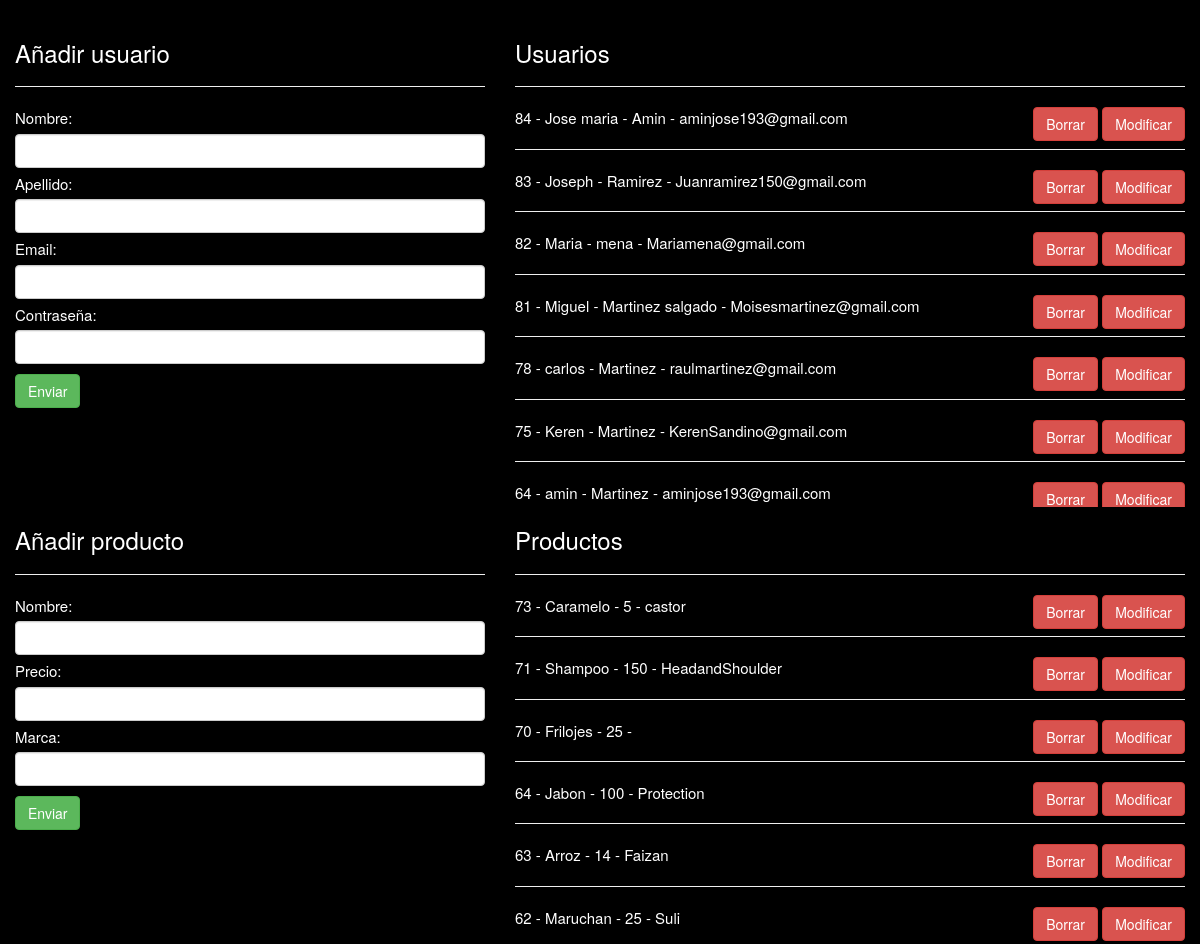
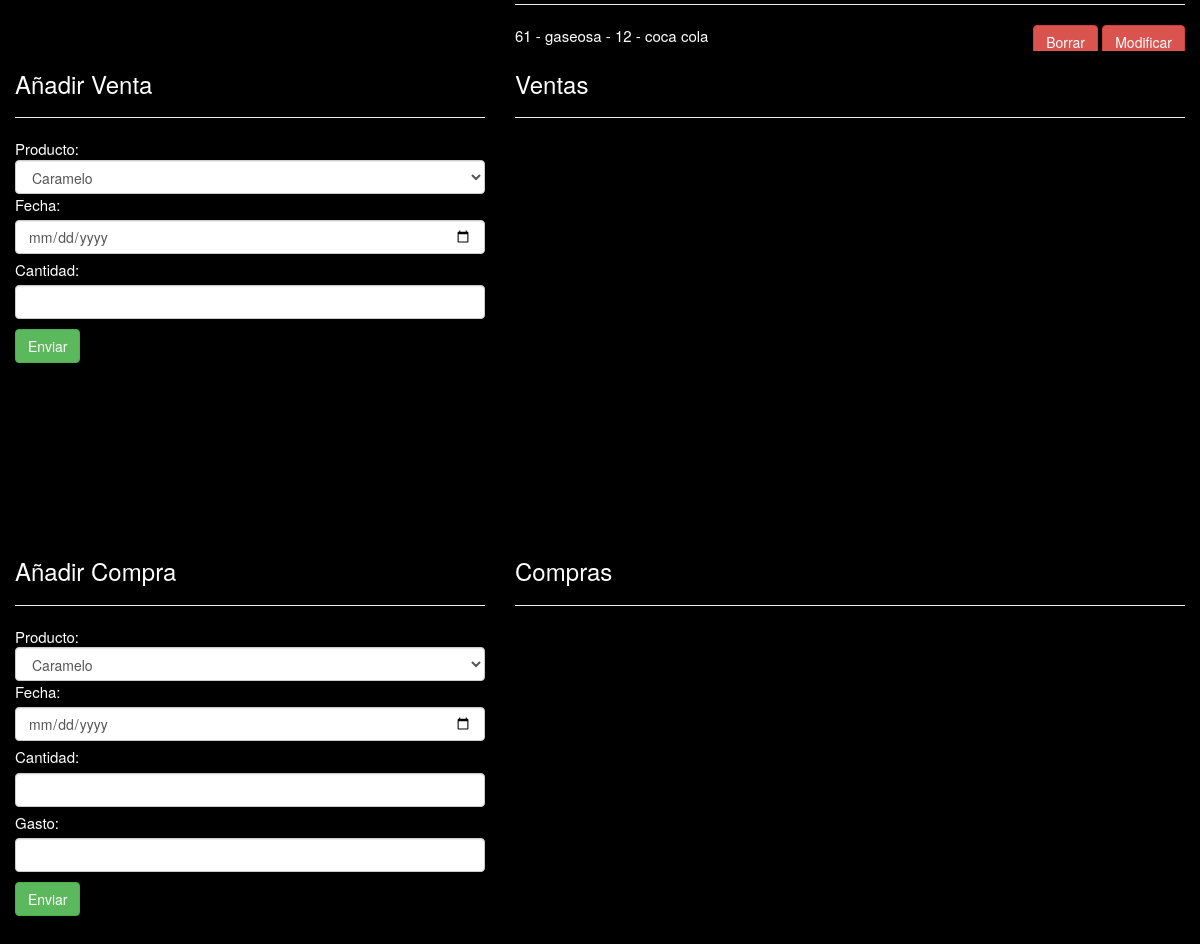
The page / on the database its author committed (2 pictures, top to bottom).
### tables this page shows
CREATE TABLE `usuarios` (
  `id` int(11) NOT NULL,
  `email` varchar(255) NOT NULL,
  `password` varchar(255) NOT NULL,
  `nombre` varchar(255) NOT NULL,
  `apellido` varchar(255) NOT NULL
);

CREATE TABLE `productos` (
  `id` int(11) NOT NULL,
  `nombre` varchar(255) NOT NULL,
  `precio` varchar(255) NOT NULL,
  `marca` varchar(255) NOT NULL
);

### core/ControladorBase.php (called while the page is built, shortened)
<?php
class ControladorBase {
    public function __construct() {
        require_once 'Conectar.php';
        require_once 'EntidadBase.php';
    }
    public function view($vista, $datos) {
        require_once 'core/AyudaVistas.php';
        $helper = new AyudaVistas();
        require_once 'view/' . $vista . 'View.php';
    }
}
?>

### controller/Usuarioscontroller.php (called while the page is built, shortened)
<?php
class UsuariosController extends ControladorBase {
    public $adapter;
    public function __construct() {
        $this->conectar = new Conectar();
        $this->adapter = $this->conectar->conexion();
    }
    public function index() {
        $usuario = new Usuario($this->adapter);
        $allusers = $usuario->getAll();
        $producto = new Producto($this->adapter);
        $allproducts = $producto->getAll();
        $this->view("index", array(
            "allusers" => $allusers,
            "allproducts" => $allproducts,
            "Hola" => "Soy Víctor"
        ));
    }
}
?>

### core/AyudaVistas.php (called while the page is built)
<?php
class AyudaVistas {
    public function url($controlador = CONTROLADOR_DEFECTO, $accion = ACCION_DEFECTO) {
        $urlstring = "index.php?controller=" . $controlador . "&action=" . $accion;
        return $urlstring;
    }
}
?>

### core/conectar.php (called while the page is built, shortened)
<?php
class Conectar {
    private $driver;
    private $host;
    private $user;
    private $pass;
    private $database;
    private $charset;
    public function __construct() {
        $db_cfg = require_once 'config/database.php';
        $this->driver = $db_cfg["driver"];
        $this->host = $db_cfg["host"];
        $this->user = $db_cfg["user"];
        $this->pass = $db_cfg["pass"];
        $this->database = $db_cfg["database"];
        $this->charset = $db_cfg["charset"];
    }
    public function conexion() {
        $con = null;
        if ($this->driver == "mysql" || $this->driver == null) {
            $con = new mysqli($this->host, $this->user, $this->pass, $this->database);
            $con->query("SET NAMES '" . $this->charset . "'");
        }
        return $con;
    }
        }
?>

### config/database.php (called while the page is built)
<?php
return array(
    "driver" => "mysql",
    "host" => "localhost",
    "user" => "root",
    "pass" => "",
    "database" => "pruebas",
    "charset" => "utf-8"
);
?>

### model/Usuario.php (called while the page is built, shortened)
<?php
class Usuario extends EntidadBase {
    public function __construct($adapter) {
        $table = "usuarios";
    }
}
?>

### core/EntidadBase.php (called while the page is built, shortened)
<?php
class EntidadBase {
    protected $table;
    protected $db;
    public function __construct($table, $adapter) {
        $this->table = (string) $table;
        $this->db = $adapter;
    }
    public function getAll() {
        $resultSet = array();
        $query = $this->db->query("SELECT * FROM $this->table ORDER BY id DESC");
        if ($query) {
            while ($row = $query->fetch_object()) {
                $resultSet[] = $row;
            }
        } else {
            die("Error en la consulta getAll: " . $this->db->error);
        }
        return $resultSet;
    }
}
?>

### model/Producto.php (called while the page is built, shortened)
<?php
class Producto extends EntidadBase {
    public function __construct($adapter) {
        $table = "productos";
    }
}
?>

### view/indexView.php (the view, shortened to what this page needs)
<!DOCTYPE HTML>
<html lang="es">
<head>
    <link href="//maxcdn.bootstrapcdn.com/bootstrap/3.2.0/css/bootstrap.min.css" rel="stylesheet" type="text/css" />
</head>
<body>
<form action="<?php echo $helper->url("usuarios", "crear"); ?>" method="post" class="col-lg-5">
    <h3>Añadir usuario</h3>
    <hr />
    Nombre: <input type="text" name="nombre" class="form-control" />
    Apellido: <input type="text" name="apellido" class="form-control" />
    Email: <input type="text" name="email" class="form-control" />
    Contraseña: <input type="password" name="password" class="form-control" />
    <input type="submit" value="Enviar" class="btn btn-success" />
</form>
<div class="col-lg-7">
    <h3>Usuarios</h3>
    <hr />
</div>
<section class="col-lg-7 usuario" style="height: 400px; overflow-y: scroll;">
<?php if (!empty($allusers)): ?>
    <?php foreach($allusers as $user): ?>
        <?php echo $user->id; ?> -
        <?php echo $user->nombre; ?> -
        <?php echo $user->apellido; ?> -
        <?php echo $user->email; ?>
        <div class="right">
            <a href="<?php echo $helper->url("usuarios","borrar"); ?>&id=<?php echo $user->id; ?>" class="btn btn-danger">Borrar</a>
            <a href="<?php echo $helper->url("usuarios", "modificar"); ?>&id=<?php echo $user->id; ?>" class="btn btn-danger">Modificar</a>
        </div>
        <hr/>
    <?php endforeach; ?>
<?php endif; ?>
</section>
<form action="<?php echo $helper->url("productos", "crear"); ?>" method="post" class="col-lg-5">
    <h3>Añadir producto</h3>
    <hr />
    Nombre: <input type="text" name="nombre" class="form-control" />
    Precio: <input type="number" name="precio" class="form-control" />
    Marca: <input type="text" name="marca" class="form-control" />
    <input type="submit" value="Enviar" class="btn btn-success" />
</form>
<?php if (!empty($allproducts)): ?>
    <div class="col-lg-7">
        <h3>Productos</h3>
        <hr />
    </div>
    <section class="col-lg-7 producto" style="height: 400px; overflow-y: scroll;">
        <?php foreach ($allproducts as $product): ?>
            <?php echo $product->id; ?> -
            <?php echo $product->nombre; ?> -
            <?php echo $product->precio; ?> -
            <?php echo $product->marca; ?>
            <div class="right">
                <a href="<?php echo $helper->url("productos", "borrar"); ?>&id=<?php echo $product->id; ?>" class="btn btn-danger">Borrar</a>
                <a href="<?php echo $helper->url("productos", "modificar"); ?>&id=<?php echo $product->id; ?>" class="btn btn-danger">Modificar</a>
            </div>
            <hr />
        <?php endforeach; ?>
    </section>
<?php endif; ?>
<form action="<?php echo $helper->url("ventas", "crear"); ?>" method="post" class="col-lg-5">
    <h3>Añadir Venta</h3>
    <hr />
    Producto:
    <select name="producto_id" class="form-control">
        <?php foreach ($allproducts as $product): ?>
            <option value="<?php echo $product->id; ?>"><?php echo $product->nombre; ?></option>
        <?php endforeach; ?>
    </select>
    Fecha: <input type="date" name="fecha" class="form-control" />
    Cantidad: <input type="number" name="cantidad" class="form-control" />
    <input type="submit" value="Enviar" class="btn btn-success" />
</form>
<div class="col-lg-7">
    <h3>Ventas</h3>
    <hr />
</div>
<section class="col-lg-7 venta" style="height: 400px; overflow-y: scroll;">
</section>
<form action="<?php echo $helper->url("compras", "crear"); ?>" method="post" class="col-lg-5">
    <h3>Añadir Compra</h3>
    <hr />
    Producto:
    <select name="producto_id" class="form-control">
        <?php foreach ($allproducts as $product): ?>
            <option value="<?php echo $product->id; ?>"><?php echo $product->nombre; ?></option>
        <?php endforeach; ?>
    </select>
    Fecha: <input type="date" name="fecha_compra" class="form-control" />
    Cantidad: <input type="number" name="cantidad" class="form-control" />
    Gasto: <input type="number" step="0.01" name="gasto" class="form-control" />
    <input type="submit" value="Enviar" class="btn btn-success" />
</form>
<div class="col-lg-7">
    <h3>Compras</h3>
    <hr />
</div>
<section class="col-lg-7 compra" style="height: 400px; overflow-y: scroll;">
</section>
</body>
</html>

### index.php (shortened to what this page needs)
<?php
require_once 'core/ControladorBase.php';
require_once 'core/ControladorFrontal.func.php';
if (isset($_GET["controller"])) {
    $controllerObj = cargarControlador($_GET["controller"]);
    lanzarAccion($controllerObj);
} else {
    $controllerObj = cargarControlador(CONTROLADOR_DEFECTO);
    lanzarAccion($controllerObj);
}
?>

### core/ControladorFrontal.func.php (shortened to what this page needs)
<?php
function cargarAccion($controllerObj, $action) {
    if ($controllerObj !== null && method_exists($controllerObj, $action)) {
        $controllerObj->$action();
    } else {
        die("Controller or action not found");
    }
}
function lanzarAccion($controllerObj) {
    if (isset($_GET["action"]) && method_exists($controllerObj, $_GET["action"])) {
        cargarAccion($controllerObj, $_GET["action"]);
    } else {
        cargarAccion($controllerObj, ACCION_DEFECTO);
    }
}
?>

### view/indexView.php (style rules this page uses)
body { background-color:black; color: white; font-size: 15px; background-image: url(''); background-size:cover; background-repeat: no-repeat; background-attachment: fixed; }
input { margin-top: 5px; margin-bottom: 5px; }
.right { float: right; }

### rows shown on the page
usuarios: id "84", nombre "Jose maria", apellido "Amin", email "aminjose193@gmail.com"
usuarios: id "83", nombre "Joseph", apellido "Ramirez", email "Juanramirez150@gmail.com"
usuarios: id "82", nombre "Maria", apellido "mena", email "Mariamena@gmail.com"
usuarios: id "81", nombre "Miguel", apellido "Martinez salgado", email "Moisesmartinez@gmail.com"
usuarios: id "78", nombre "carlos", apellido "Martinez", email "raulmartinez@gmail.com"
usuarios: id "75", nombre "Keren", apellido "Martinez", email "KerenSandino@gmail.com"
usuarios: id "64", nombre "amin", apellido "Martinez", email "aminjose193@gmail.com"
productos: id "73", nombre "Caramelo", precio "5", marca "castor"
productos: id "71", nombre "Shampoo", precio "150", marca "HeadandShoulder"
productos: id "70", nombre "Frilojes", precio "25"
productos: id "64", nombre "Jabon", precio "100", marca "Protection"
productos: id "63", nombre "Arroz", precio "14", marca "Faizan"
productos: id "62", nombre "Maruchan", precio "25", marca "Suli"
productos: id "61", nombre "gaseosa", precio "12", marca "coca cola"

### other values the page prints
form field producto_id "Caramelo"
